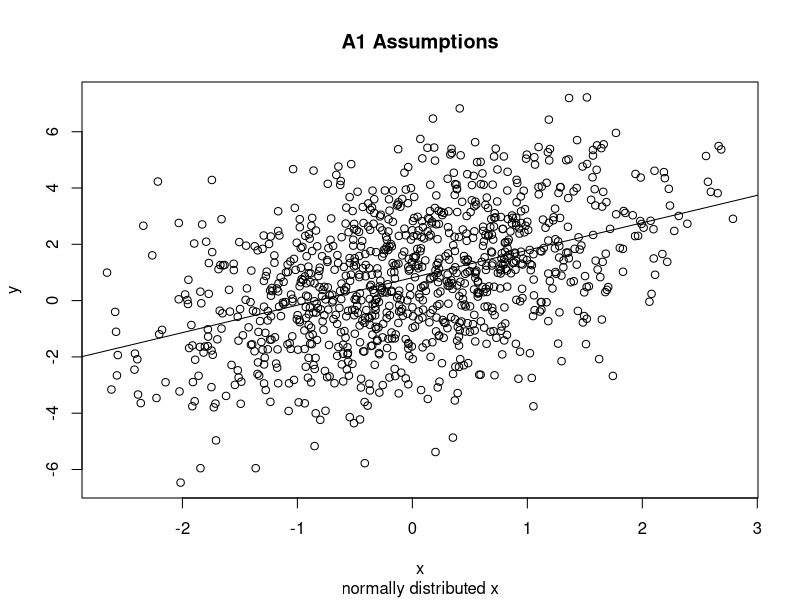

Source code (R): (Note: this script raises an error after producing the figure.)
#A1
#1. The relationship (1) holds
#2. εi are iid (independent and identically distributed) ~
# N(0, σ2 for all i = 1, . . . , n
b0 = 1
b1 = 1
sigma2 = 2
n = 1000
# first simulate all x values and find there mean
x = rnorm(n,0,1)
# find least squared error
Bx = sum(x)/n
LSE = 0
for (i in 1:n)
  LSE = (x[[i]]-Bx)^2 +LSE
end
#solve for sd of b0
sd1 = sigma2/n+ (sigma2*Bx^2)/LSE
#use sd1 to generate normal of b0
b0h = rnorm(n, mean = b0, sd = sd1)
# solve for b1 sd
sd2 = sigma2/LSE
#generate b1
b1h = rnorm(n,b1,sd= sd2)
#generate errors
erh = rnorm(n,0,sigma2)
#now generate y values 
y = numeric(n)
for (j in 1:n)
  y[j] = b0h+b1h*x[j]+erh[j]
end
plot(x,y, main = 'A1 Assumptions', sub  = 'normally distributed x')
abline(lsfit(x,y))
#clear workspace
closeAllConnections()
rm(list=ls())
#-----------------------------------------------------------------------------
#-----------------------------------------------------------------------------
#-----------------------------------------------------------------------------
#A2 
#1. The relationship (1) holds
#2. Eεi = 0
#3. Varεi = σ
#4. εi and εj are iid
b0 = 1
b1 = 1
sigma2 = 100
n = 1000
#generate non-normal error distribution- piosson(10)
erh = rpois(n,10)-10
x = rnorm(n,0,1)
# find least squared error
Bx = sum(x)/n
LSE = 0
for (i in 1:n)
  LSE = (x[[i]]-Bx)^2 +LSE
end
#solve for sd of b0
sd1 = sigma2/n+ (sigma2*Bx^2)/LSE
#use sd1 to generate normal of b0
b0h = rnorm(n, mean = b0, sd = sd1)
# solve for b1 sd
sd2 = sigma2/LSE
#generate b1
b1h = rnorm(n,b1,sd= sd2)
#generate errors
erh = rpios(n,0)
#now generate y values 
y = numeric(n)
for (j in 1:n)
  y[j] = b0h+b1h*x[j]+erh[j]
end
plot(x,y, main = 'A2 Assumptions:', sub = 'normally distributed x, Poisson Distributed error')
abline(lsfit(x,y))
#clear workspace
closeAllConnections()
rm(list=ls())
#-----------------------------------------------------------------------------
#-----------------------------------------------------------------------------
#-----------------------------------------------------------------------------
#A3
#1. The relationship (1) holds
#2. Eεi = 0
#3. Varεi = σ
#4. εi and εj are uncorrelated for i 6= j
#need to generate non IID variance parameter
b0 = 1
b1 = 1
n = 1000
rsigma2 = numeric(n)
for (i in 1:n)
  #indicator
{ xI = runif(1,0,10)
 rvI = xI
rsigma2[i]=rvI*rvI+i
}
#plot(rsigma2)
#now run sim lik a2
x = rnorm(n,-10,10)
# find least squared error
Bx = sum(x)/n
LSE = 0
for (i in 1:n)
  LSE = (x[i]-Bx)^2 +LSE
end
#solve for sd of b0
sd1 = numeric(n)
for (i in 1:n)
{sd1[i] = rsigma2[i]/n+(rsigma2[i]*Bx^2)/LSE}
#use sd1 to generate normal of b0
b0h = numeric(n)
for (i in 1:n)
{b0h[i] = rnorm(n, mean = b0, sd = sd1[i])}
# solve for b1 sd
sd2 = numeric(n)
for (i in 1:n)
{sd2[i] = rsigma2[i]/LSE}
#generate b1
b1h = numeric(n)
for (i in 1:n)
{b1h[i] = rnorm(1,b1,sd= sd2[i])}
#generate errors
#erh = runif(n,rsigma2)
rsigma2 = runif(n,-1,1)*rsigma2
erh = numeric(n)
for (i in 1:n)
{erh[i] = runif(1,-rsigma2[i],rsigma2[i])}
#now generate y values 
y = numeric(n)
for (j in 1:n)
  {y[j] = b0h[j]+b1h[j]*x[j]+erh[j]}
plot(x,y, main = 'A3 Assumptions:', sub = 'normally distributed x, Uncorrelated uniform error ')
abline(lsfit(x,y))
#clear workspace
closeAllConnections()
rm(list=ls())
#-----------------------------------------------------------------------------
#-----------------------------------------------------------------------------
#-----------------------------------------------------------------------------
#A4 
#1. The relationship (1) holds
#2. Eεi = 0
#3. Varεi < ∞.
#now Im going to have an indicator that chooses a distribution for the error, 
#initialize variables 
b0 = 1
b1 = 1
n = 1000
rsigma2 = numeric(n)
#generate random variance
for (i in 1:n)
  #indicator
{ xI = runif(1,0,1)
if(xI<=.5)
{rvI = rnorm(1,0,xI)}
if(xI>.5)
{rvI = runif(1,-xI,xI)}
rsigma2[i]=rvI*100*rvI+20
}
#generate x values 
x = rnorm(n,-10,10)
# find least squared error
Bx = sum(x)/n
LSE = 0
for (i in 1:n)
 {LSE = (x[i]-Bx)^2 +LSE}
#solve for sd1 of b0h
sd1 = numeric(n)
for (i in 1:n)
{sd1[i] = (rsigma2[i])/n+(rsigma2[i]*Bx^2)/LSE}
#use sd1 to generate normal of b0
b0h = numeric(n)
for (p in 1:n)
{
  sdd1 = sd1[p]
  b0h[p] = rnorm(1, mean = b0, sd = sdd1)
}
# solve for b1 sd
sd2 = numeric(n)
for (i in 1:n)
{sd2[i] = rsigma2[i]/LSE}
#generate b1
b1h = numeric(n)
for (i in 1:n)
{b1h[i] = rnorm(1,b1,sd= sd2[i])}
# generate mixed distribution of errors
erh = numeric(n)
for (k in 1:n)
{
  Indicator = runif(1,0,1)
  if (Indicator<=.5)
  {erh[k] = runif(1,-rsigma2[k],rsigma2[k])}
  else
  {erh[k] = rnorm(1,0,rsigma2[k]) }
} 
#now generate y values 
y = numeric(n)
for (j in 1:n)
{y[j] = b0h[j]+b1h[j]*x[j]+erh[j]}
plot(x,y, main = 'A4 Assumptions:', sub = 'normally distributed x, Randomly distributed variance (< infinity)')
abline(lsfit(x,y))
#-----------------------------------------------------------------------------
#-----------------------------------------------------------------------------
#-----------------------------------------------------------------------------
